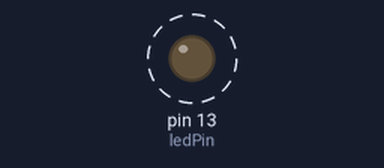
Bench run of a sketch on a simulated Arduino Uno, built with avr-gcc and run on an emulated ATmega328P. On the bench: output pins drawn as LEDs (lit = HIGH). Dashed ring = blinking.

Above: at 0.5 s.
Timing chart, 0 to 4.6 s (numbered marks = the images above):
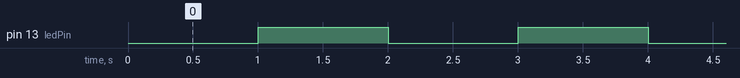

The sketch:

Multithreading-Example.ino
```cpp
// Protothreading example

//this sketch will blink an LED at pin 13 each second
#include <TimedAction.h>

//pin / state variables
const byte ledPin = 13;
boolean ledState = false;

void Blink(){

  digitalWrite(ledPin,HIGH);
  delay(1000);
  digitalWrite(ledPin,LOW);
  delay(1000);
}

//this initializes a TimedAction class that will change the state of an LED every second.
TimedAction timedAction = TimedAction(1000,Blink);


void setup(){
  pinMode(ledPin,OUTPUT);
  digitalWrite(ledPin,ledState);
}

void loop(){
  timedAction.check();
  //do something else
}

void blink(){
  ledState ? ledState=false : ledState=true;
  digitalWrite(ledPin,ledState);
}
```

Measured:
- by itself, pin 13 (ledPin): alternates HIGH for 1.0 s and LOW for 1.0 s
